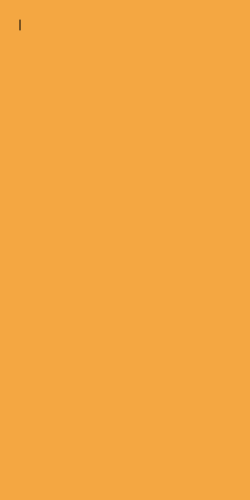
Frame 1 (no input)
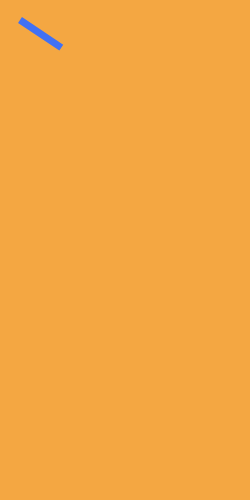
Frame 60 (no input)
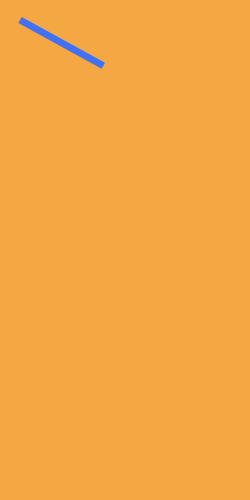
Frame 120 (the mouse pressed at the canvas centre since frame 60)

The p5.js sketch that drew these frames (run headless with seeded random() and noise() and a simulated clock; from frame 60 on, the mouse is pressed at the canvas centre):

// p5.js sketch
// ── sketch.js
var startX = 20;
var stopX = 160;
var startY = 30;
var stopY = 80;
var x = startX;
var y = startY;
var step = 0.005;
var pct = 0.0;

function setup() {
  createCanvas(250,500);
} 

function draw() {
  background(244, 167, 66);
  if (pct <1.0) {
    x = startX + ((stopX-startX) * pct);
    y = startY + ((stopY-startX) * pct);
    pct += step;
  }
  line(x, y, 20, 20);
  strokeWeight(7);
  stroke(65, 113, 244);
  strokeCap(SQUARE)
}
